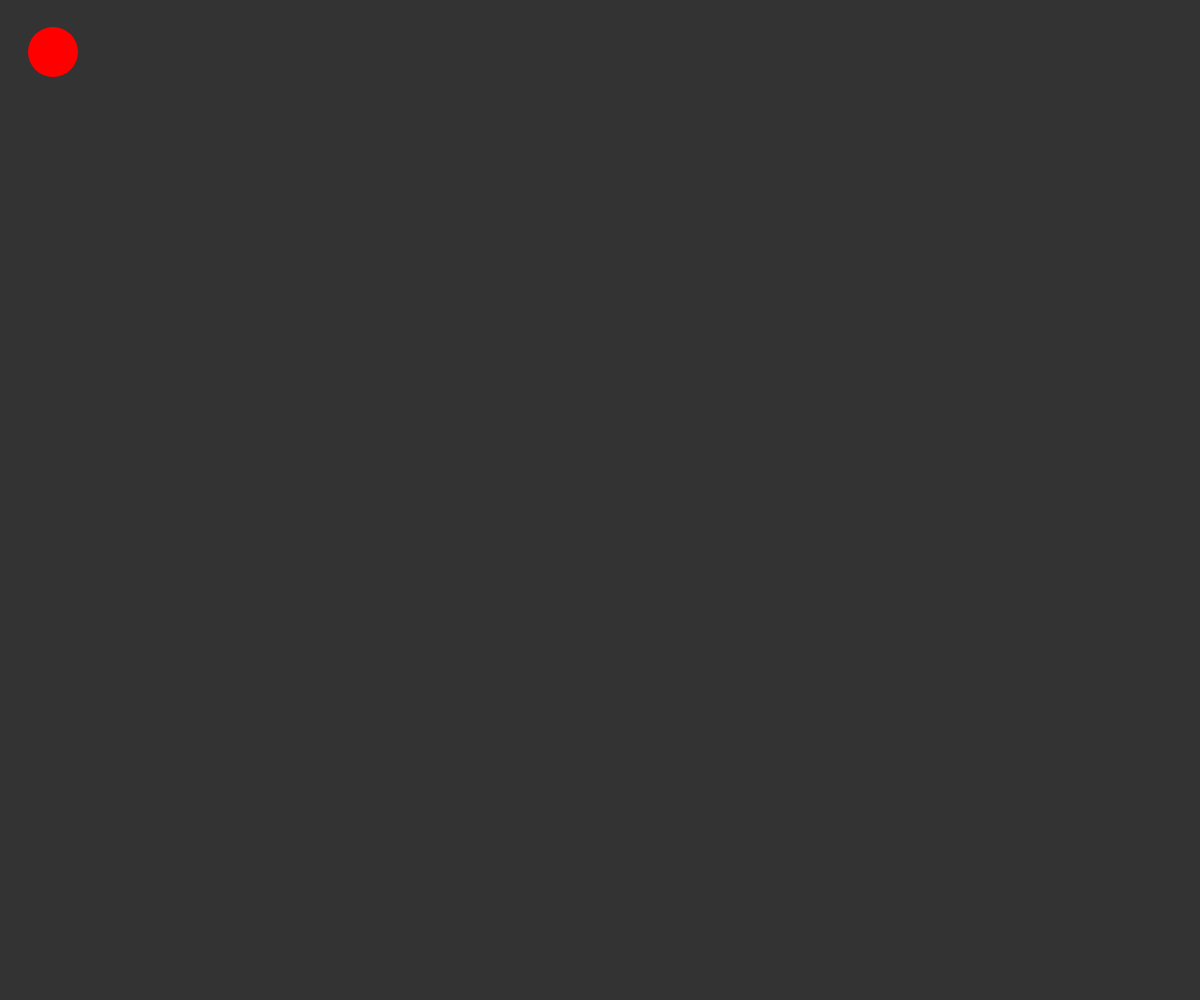
Frame 1 (no input)
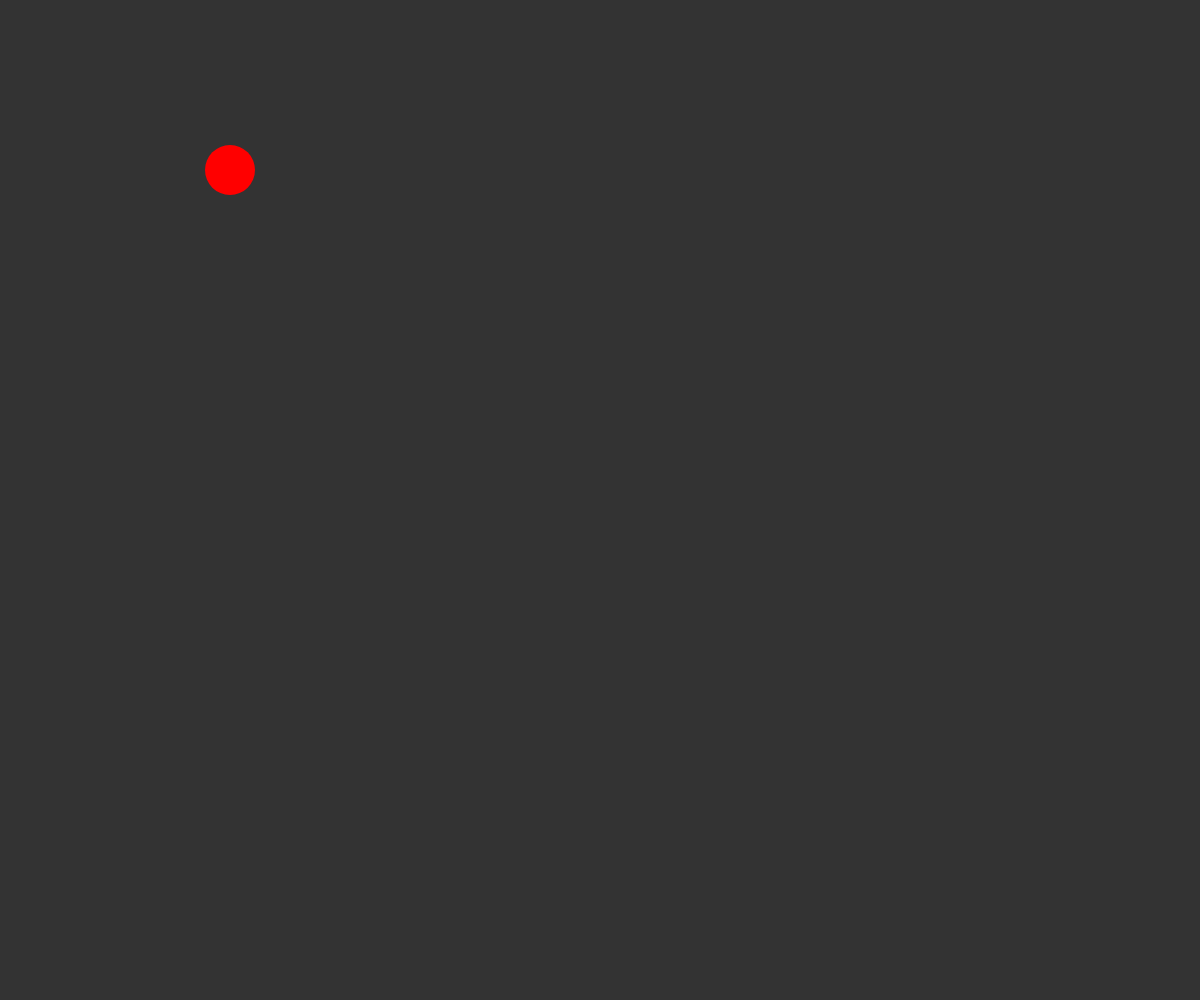
Frame 60 (no input)
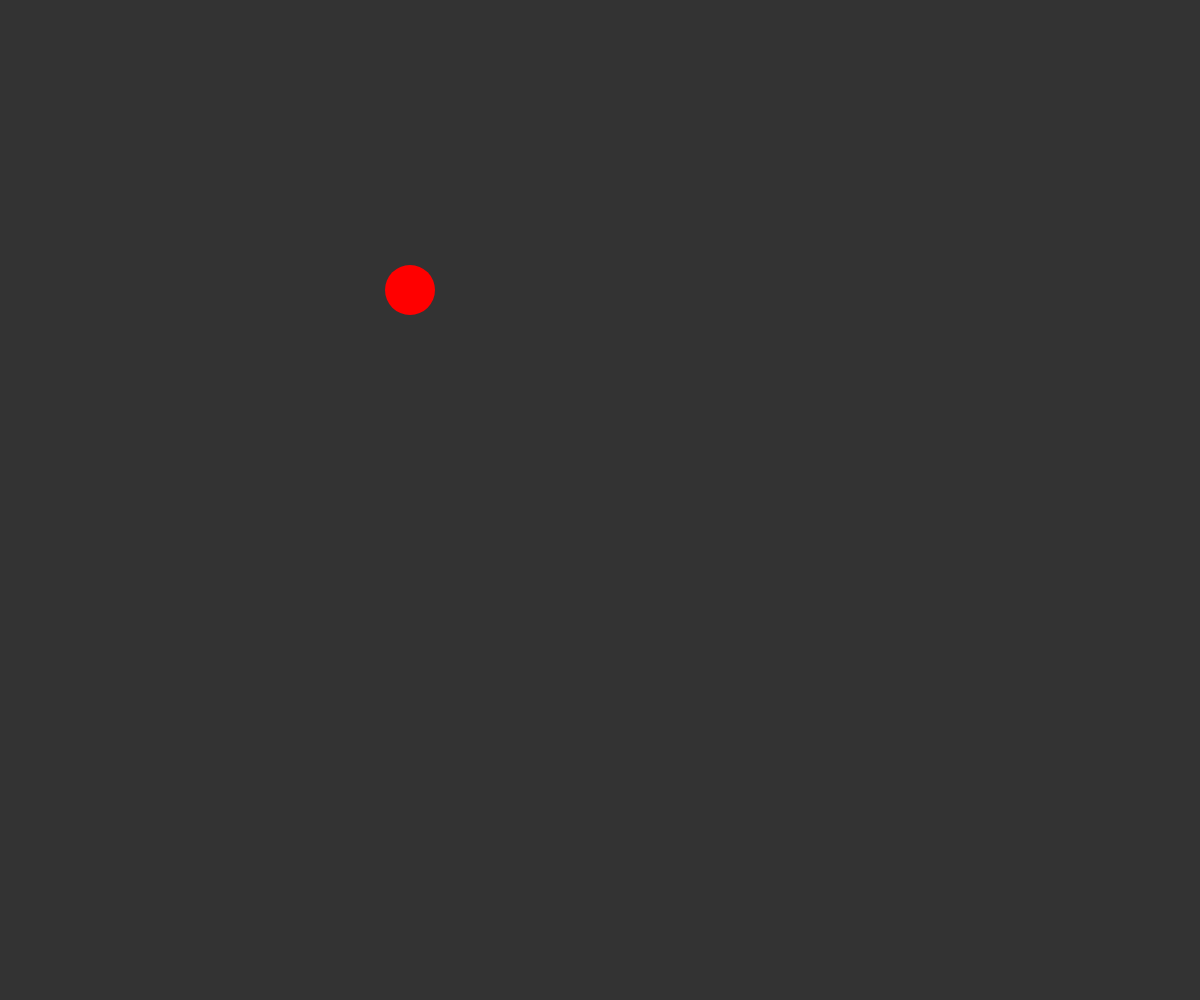
Frame 120 (the mouse pressed at the canvas centre since frame 60)

The p5.js sketch that drew these frames (run headless with seeded random() and noise() and a simulated clock; from frame 60 on, the mouse is pressed at the canvas centre):

// p5.js sketch
// ── sketch.js
let x = 50;
let y = 50;
let velX = 3;
let velY = 2;
let cor = 0;


function setup() {
  createCanvas(windowWidth, windowHeight);
  colorMode (HSB, 100);
}

function draw() {
  x += velX;
  y += velY;
  background(20);
  
  if (x + 25 > width || x - 25 < 0 ) {
    velX = velX * -1;
    cor += 17
    if(cor > 100){
      cor = 0;
    }
  }
  if (y + 25 > height || y - 25 < 0 ) {
    velY = velY * -1; 
    cor += 17
    if(cor > 100){
      cor = 0;
    }
  }
  
  
  noStroke()
  fill(cor, 255, 255, 255)
  ellipse(x ,y , 50,50)
}
